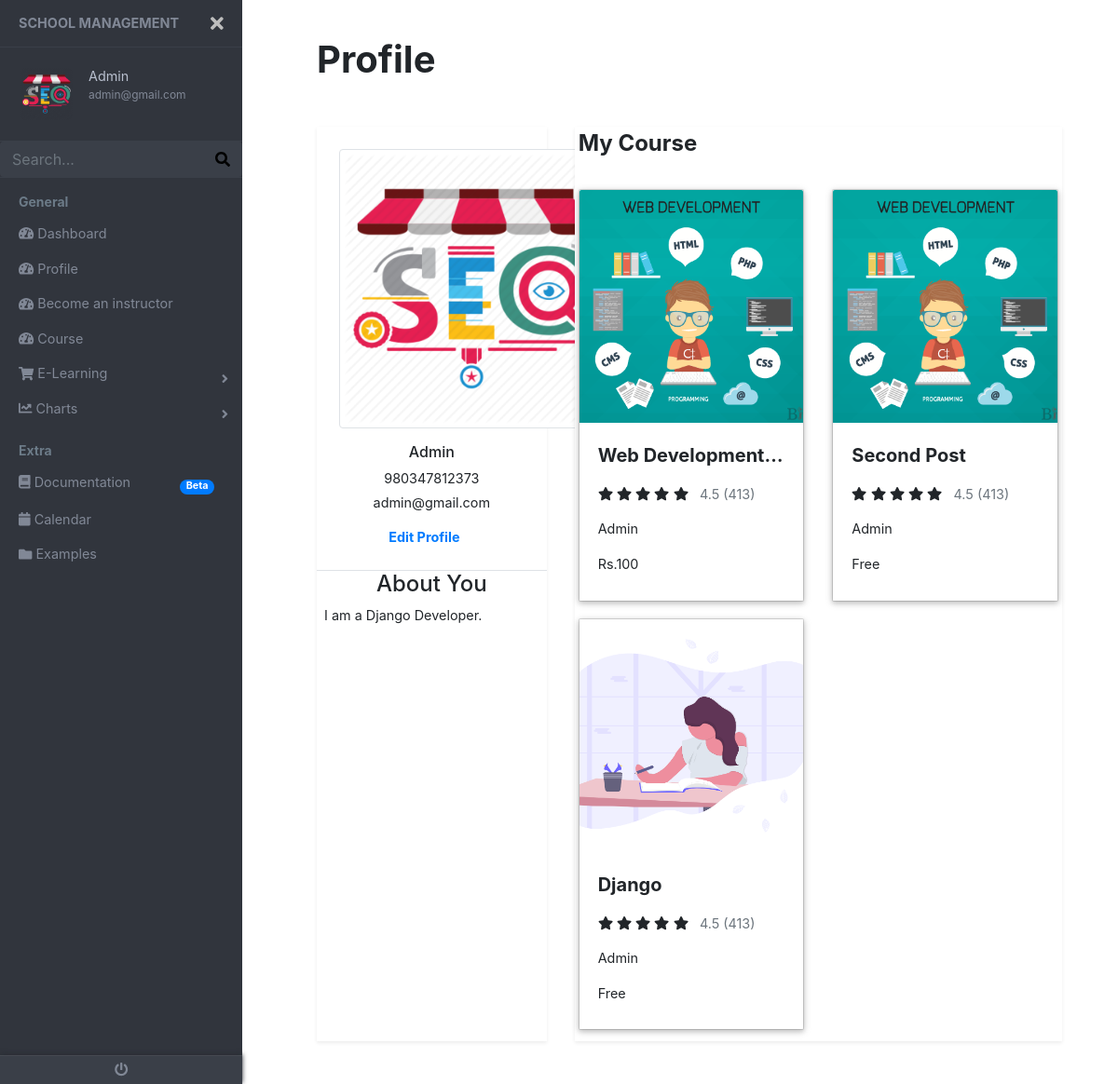
Screenshot of /user/teacherprofile/ (signed in) with the database file from the repository.
### accounts/models.py (models this page shows, shortened)
class User(AbstractBaseUser, PermissionsMixin):
    email = models.EmailField(
        verbose_name=_('email address'), max_length=255, unique=True
    )
    full_name = models.CharField(_('full_name'), max_length=30, blank=True)
    is_staff = models.BooleanField(
        _('staff status'),
        default=False,
        help_text=_(
            'Designates whether the user can log into this admin site.'
        ),
    )
    date_joined = models.DateTimeField(
        _('date joined'), default=timezone.now
    )
    objects = UserManager()
    USERNAME_FIELD = 'email'
    REQUIRED_FIELDS = ['full_name']

class Profile(models.Model):
    GENDER = (
        ('male', 'Male'),
        ('female', 'Female'),)
    user = models.OneToOneField(settings.AUTH_USER_MODEL, on_delete=models.CASCADE)
    profile_img = models.ImageField(default='default.jpg', upload_to='Profile Image/')
    phone_number = models.CharField(max_length=100, null=True, blank=True)
    address = models.CharField(max_length=200, null=True, blank=True)
    gender = models.CharField(max_length=20,choices=GENDER)
    about = models.TextField(null=True, blank=True)

### course/models.py (models this page shows, shortened)
class Course(models.Model):
    skill = (
        ('beginner', 'Beginner'),
        ('intermidate', 'Intermidate'),
        ('advance', 'Advance'),
        )
    title = models.CharField(max_length=500)
    user = models.ForeignKey(settings.AUTH_USER_MODEL, on_delete=models.CASCADE, null=True)
    category = models.ForeignKey(Category, on_delete=models.CASCADE)
    poster = models.ImageField(upload_to='poster/', help_text = "Please upload a cover picture for your lecture slides.")
    skills = models.CharField(max_length=25,choices=skill)
    powerpoint_slides = models.FileField(upload_to='powerpoint/', null=True, blank=True, help_text = "Please upload your powerpoint slides here.")
    powerpoint_url = models.URLField( null=True, blank=True, help_text = "Please upload your powerpoint slides here.")
    price = models.IntegerField(null=True, blank=True, help_text = "Leave the table blank if the course is free of cost.")
    created = models.DateTimeField(auto_now_add=True, null=True)
    modified = models.DateTimeField(auto_now=True, null=True)

### accounts/views.py (the view)
# urls.py: path('teacherprofile/', views.teacher_profile_view, name='teacher-profile'),
@login_required(login_url='login')
def teacher_profile_view(request):
    user = request.user
    teacher_course = Course.objects.filter(user=user).order_by('-created')
    return render(request, "apps/teacherProfile.html", {'teacher_course': teacher_course})

### accounts/templates/apps/teacherProfile.html (shortened to what this page needs)
{% extends 'base.html' %}
{% load crispy_forms_tags %}
{% load static %}
{% block content %}
<h1 class="profile-heading mb-5"> Profile </h1>
<div class="row">
    <div class="col-lg-4 col-md-12">
        <div class="account-page-left shadow-sm bg-white h-100">
            <div class="border-bottom p-4">
                <div class="user text-center">
                    <div class="user-media">
                        <img class="mb-3 img-thumbnail" src="{{user.profile.profile_img.url}}" alt="profile-img">
                        <div class="user-media-body">
                            <h6 class="mb-2">{{user.full_name| capfirst}}</h6>
                            <p class="mb-1">{{user.profile.phone_number}}</p>
                            <p>{{ user.email}}</p>
                            <p class="mb-0 text-black font-weight-bold">
                                <a class="text-primary mr-3" href="{% url 'edit-profile' %}"> Edit Profile</a>
                            </p>
                        </div>
                    </div>
                </div>
            </div>
            <div class='description'>
                <h4 class="text-center">About You</h1>
                <p class="mx-2">{{user.profile.about}}</p>
            </div>
        </div>
    </div>
    <div class="col-lg-8 col-md-12">
        <div class="account-page-right shadow-sm bg-white p-1 h-100">
            <div class="tab-content" id="myTabContent">
                <div class="tab-pane fade  active show" id="favourites" role="tabpanel" aria-labelledby="favourites-tab">
                    <h4 class="font-weight-bold mt-0 mb-4">My Course</h4>
                    <div class="row">
                      {% for course in teacher_course %}
                        <div class="col-lg-6 col-md-6 col-sm-12 mb-2">
                                <div class="card user-card">
                                    <a href="{% url 'tutorial' course.id %}">
                                        <div class="user-img">
                                          <img class="card-img-top" src="{{course.poster.url}}" alt="Card image cap">
                                        </div>
                                        <div class="card-body">
                                          <p class="card-title font-weight-bold"><a>{{ course.title}}</a><p>
                                          <ul class="list-unstyled list-inline rating mb-0">
                                            <li class="list-inline-item mr-0"><i class="fas fa-star amber-text"> </i></li>
                                            <li class="list-inline-item mr-0"><i class="fas fa-star amber-text"></i></li>
                                            <li class="list-inline-item mr-0"><i class="fas fa-star amber-text"></i></li>
                                            <li class="list-inline-item mr-0"><i class="fas fa-star amber-text"></i></li>
                                            <li class="list-inline-item"><i class="fas fa-star amber-text"></i></li>
                                            <li class="list-inline-item"><p class="text-muted">4.5 (413)</p></li>
                                          </ul>
                                          <p>{{course.user.full_name | capfirst}}</p>
                                          {% if course.price %}
                                            <p class="mb-2">Rs.{{course.price}}</p>
                                          {% else %}
                                            <p class="mb-2">Free</p>
                                          {% endif %}
                                        </div>
                                        </a>
                                    </div>
                        </div>
                        {% endfor %}
                    </div>
                </div>
            </div>
        </div>
    </div>
</div>
{% endblock %}

### templates/base.html (shortened to what this page needs)
{% load static %}
<!DOCTYPE html>
<html>
<head>
    <link href="https://stackpath.bootstrapcdn.com/font-awesome/4.7.0/css/font-awesome.min.css" rel="stylesheet">
    <link rel="stylesheet" href="https://stackpath.bootstrapcdn.com/bootstrap/4.4.1/css/bootstrap.min.css">
    <link href="https://use.fontawesome.com/releases/v5.0.6/css/all.css" rel="stylesheet">
    <link href="https://cdnjs.cloudflare.com/ajax/libs/owl-carousel/1.3.3/owl.carousel.css" rel="stylesheet" />
    <link rel="stylesheet" type="text/css" href="{% static 'style.css' %}">
    <link rel="stylesheet" href="https://unpkg.com/flickity@2.0/dist/flickity.min.css">
</head>
<body>
  <div class="page-wrapper chiller-theme toggled">
        <nav id="sidebar" class="sidebar-wrapper">
            <div class="sidebar-content">
              <div class="sidebar-brand">
                <a href="#">School Management</a>
                <div id="close-sidebar">
                  <i class="fas fa-times"></i>
                </div>
              </div>
              {% if user.is_authenticated %}
                <div class="sidebar-header">
                  <div class="user-pic">
                    <img class="img-responsive img-rounded" src="{{ user.profile.profile_img.url}}"
                      alt="User picture">
                  </div>
                  <div class="user-info">
                    <span class="user-name">{{user.full_name| capfirst}}
                    </span>
                    <span class="user-role">{{ user.email}}</span>
                  </div>
                </div>
                  {% endif %}
              <div class="sidebar-search">
                <form method="GET" action="{% url 'search' %}">
                  <div class="input-group">
                    <input type="text" class="form-control search-menu" placeholder="Search..." name='q'>
                    <div class="input-group-append">
                      <span class="input-group-text">
                        <button type="submit" id="completed-task" class="fabutton">
                          <i class="fa fa-search" aria-hidden="true"></i>
                        </button>
                      </span>
                    </div>
                  </div>
                </form>
              </div>
                <div class="sidebar-menu">
                  <ul>
                    <li class="header-menu">
                      <span>General</span>
                    </li>
                    <li>
                      <a href="{% url 'dashboard' %}">
                        <i class="fa fa-tachometer-alt"></i>
                        <span>Dashboard</span>
                      </a>
                    </li>
                    <li>
                      <a href="{% url 'teacher-profile' %}">
                        <i class="fa fa-tachometer-alt"></i>
                        <span>Profile</span>
                      </a>
                    </li>
                    <li>
                      <a href="{% url 'content-add'%}">
                        <i class="fa fa-tachometer-alt"></i>
                        <span>Become an instructor</span>
                      </a>
                    </li>
                    <li>
                      <a href="{% url 'courses'%}">
                        <i class="fa fa-tachometer-alt"></i>
                        <span> Course</span>
                      </a>
                    </li>
                    <li class="sidebar-dropdown">
                      <a href="#">
                        <i class="fa fa-shopping-cart"></i>
                        <span>E-Learning</span>
                      </a>
                    </li>
                    <li class="sidebar-dropdown">
                      <a href="#">
                        <i class="fa fa-chart-line"></i>
                        <span>Charts</span>
                      </a>
                    </li>
                    <li class="header-menu">
                      <span>Extra</span>
                    </li>
                    <li>
                      <a href="#">
                        <i class="fa fa-book"></i>
                        <span>Documentation</span>
                        <span class="badge badge-pill badge-primary">Beta</span>
                      </a>
                    </li>
                    <li>
                      <a href="#">
                        <i class="fa fa-calendar"></i>
                        <span>Calendar</span>
                      </a>
                    </li>
                    <li>
                      <a href="#">
                        <i class="fa fa-folder"></i>
                        <span>Examples</span>
                      </a>
                    </li>
                  </ul>
                </div>
          </div>
          <div class="sidebar-footer">
          {% if user.is_authenticated %}
            <a href="{% url 'logout' %}">
              <i class="fa fa-power-off"></i>
            </a>
          {% endif %}
          </div>
        </nav>
      <main class="page-content">
        <div class="container-fluid">
          {% block content %}
          {% endblock %}
        </div>
      </main>
    </div>
</body>
</html>

### rows the page displays
User: profile.profile_img (picture), full_name "Admin", email "admin@gmail.com", profile.phone_number "980347812373", profile.about "I am a Django Developer."
Course: poster (picture), title "Web Development…", user.full_name "Admin", price "100"
Course: poster (picture), title "Second Post", user.full_name "Admin", shows "Free"
Course: poster (picture), title "Django", user.full_name "Admin", shows "Free"
